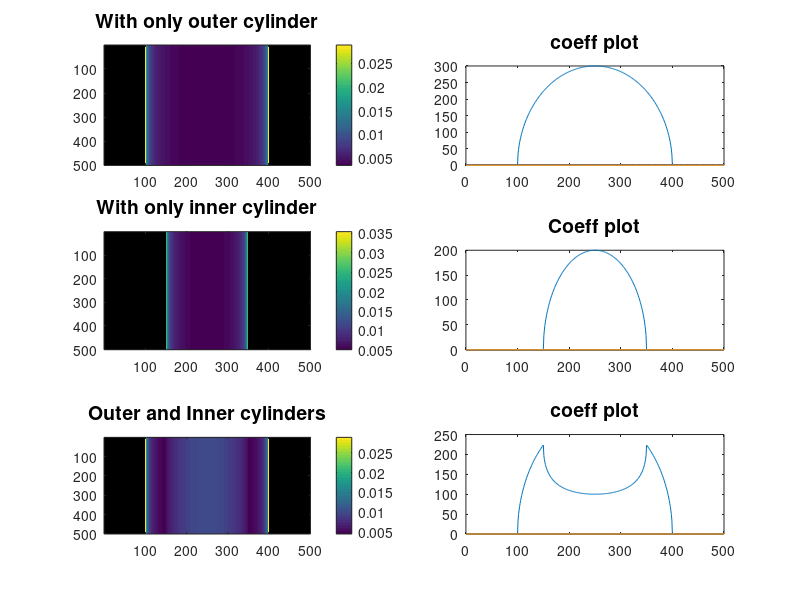

This figure's MATLAB source: (Note: this script raises an error after producing the figure.)
% tmp script to create a 500 by 500 images with a perfect test case
% to test the geometry cylinder correction
% just like an real image, the thicker the object, the darker
% The outside edge will have a radius of 150 and the inside edge will have
% a radius of 100

outer_image = NaN(500,500);
inner_image = NaN(500,500);

cylinderCenter = 250;
center = cylinderCenter;
outer_radius = 150;

coeff_array = zeros(500 );
% outside cylinder
for x=cylinderCenter:-1:(cylinderCenter-outer_radius)
    a = cylinderCenter-x;
    coeff = (2*sqrt(outer_radius^2-a^2));
    if coeff > 0
        outer_image(:,x) = 1 / coeff;
        coeff_array(x) = coeff;
    end
end

for x=(cylinderCenter+1):(cylinderCenter+outer_radius)
    a = x-cylinderCenter;
    coeff = (2*sqrt(outer_radius^2-a^2));
    if coeff > 0
        outer_image(:,x) = 1 / coeff;
        coeff_array(x) = coeff;
    end
end

% preview
figure(1);
sub1=subplot(3,2,1);
imagesc(outer_image);
colorbar;
title(sub1,'With only outer cylinder','fontsize',14);

sub2=subplot(3,2,2);
plot(coeff_array);
title(sub2,'coeff plot','fontsize',14);

%% inside cylinder only
coeff_array_2 = zeros(500 );
inner_radius = 100;
for x=cylinderCenter:-1:(cylinderCenter-inner_radius)
    a = cylinderCenter-x;
    coeff = (2*sqrt(inner_radius^2-a^2));
    if coeff > 0
        inner_image(:,x) = 1 / coeff;
        coeff_array_2(x) = coeff;
    end
end

for x=(cylinderCenter+1):(cylinderCenter+inner_radius)
    a = x-cylinderCenter;
    coeff = (2*sqrt(inner_radius^2-a^2));
    if coeff > 0
        inner_image(:,x) = 1 / coeff;
        coeff_array_2(x) = coeff;
    end
end

sub3=subplot(3,2,3);
imagesc(inner_image);
colorbar;
title(sub3,'With only inner cylinder','fontsize',14);

sub4=subplot(3,2,4);
plot(coeff_array_2);
title(sub4,'Coeff plot','fontsize',14);


%% outer and inner
% inside cylinder
inner_radius = 100;
coeff_array_3 = coeff_array;
outer_inner_image = outer_image;
for x=cylinderCenter:-1:(cylinderCenter-inner_radius)
    a = cylinderCenter-x;
    coeff_inner = (2*sqrt(inner_radius^2-a^2));
    coeff_outer = (2*sqrt(outer_radius^2-a^2));
    coeff = (coeff_outer - coeff_inner);
    if coeff > 0
        outer_inner_image(:,x) = 1 / coeff;
        coeff_array_3(x) = coeff;
    end
    %     fprintf('x=%d\ta=%d\t coeff=%d\n',x,a,coeff);
end

for x=(cylinderCenter+1):(cylinderCenter+inner_radius)
    a = x-cylinderCenter;
    coeff_inner = (2*sqrt(inner_radius^2-a^2));
    coeff_outer = (2*sqrt(outer_radius^2-a^2));
    coeff = (coeff_outer - coeff_inner);
    if coeff > 0
        outer_inner_image(:,x) = 1 / coeff;
        coeff_array_3(x) = coeff;
    end
end

sub5=subplot(3,2,5);
image = outer_inner_image;
imagesc(image);
colorbar;
title(sub5,'Outer and Inner cylinders','fontsize',14);

sub6=subplot(3,2,6);
plot(coeff_array_3);
title(sub6,'coeff plot','fontsize',14);

%% create the tiff;
fitswrite(image,'verticalHollowCylinder.fits');
imageRaw = fitsread('verticalHollowCylinder.fits');

rotImageRaw = imrotate(imageRaw,15,'bilinear','crop');
figure(2);
subplot(1,3,1);
imagesc(imageRaw);
colorbar;
subplot(1,3,2);
imagesc(rotImageRaw);
colorbar;
fitswrite(rotImageRaw,'tiltedHollowCylinder.fits');

rotImageRaw = imrotate(imageRaw,-20,'bilinear','crop');
subplot(1,3,3);
imagesc(rotImageRaw);
colorbar;
fitswrite(rotImageRaw,'tilted2HollowCylinder.fits');
